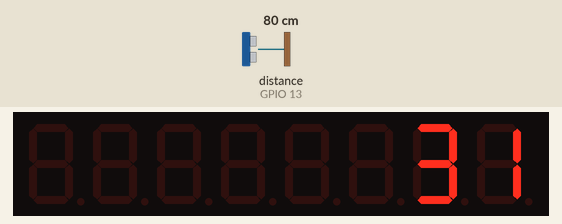
Recording of a sketch running on a simulated ESP8266 (NodeMCU). Parts: 8-digit seven-segment display. The inputs (shaded band) are chosen by the test bench; at power-on: distance to the obstacle (sensor on GPIO 13) 80 cm. The echo pulse lasts 58.3 µs per cm.

Above: at 1.3 s.
1.4 s: distance to the obstacle (sensor on GPIO 13) set to 2 cm
At 2.7 s:
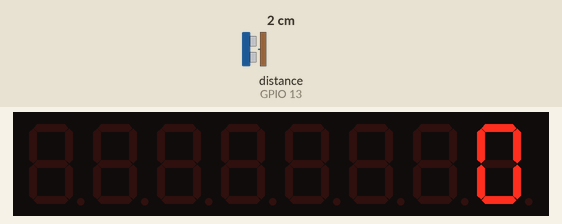
3.0 s: distance to the obstacle (sensor on GPIO 13) set to 4 cm
At 4.2 s:
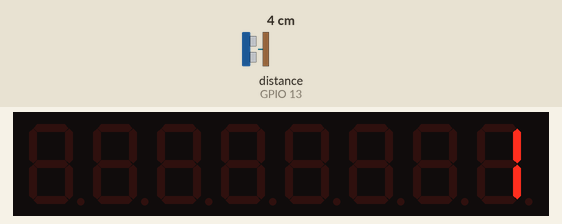
4.5 s: distance to the obstacle (sensor on GPIO 13) set to 9 cm
At 5.5 s:
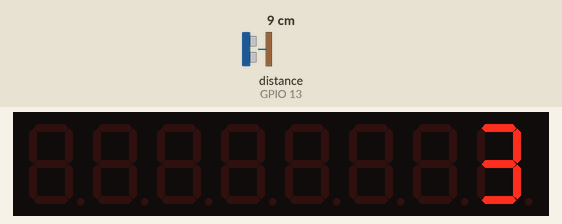
Timing chart, 0 to 7.5 s (numbered marks = the images above; inputs shaded):
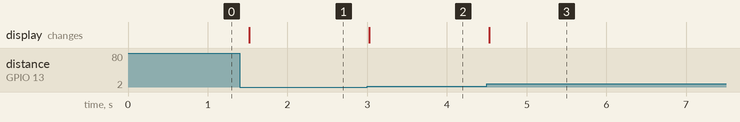

Measured:
- after the input at 1.4 s, the display: changes after 0.12 s (image 1)
- after the input at 3.0 s, the display: changes at once (image 2)
- after the input at 4.5 s, the display: changes at once (image 3)

The sketch:

wemos-esp32-s2.ino
```cpp
//FOR ESP32S2 Mini

#include <Wire.h>
#include <Adafruit_GFX.h>
#include <Adafruit_SSD1306.h>
#include <NewPing.h>
#include <LedControl.h>
// Pin definitions for the ultrasonic sensor on ESP32-S2
#define TRIG_PIN 12    // Set a GPIO pin for TRIG
#define ECHO_PIN 13    // Set a GPIO pin for ECHO
#define MAX_DISTANCE 400  // Maximum distance (in cm) for the sensor to measure

// Create an instance of the NewPing library
NewPing sonar(TRIG_PIN, ECHO_PIN, MAX_DISTANCE);

// MAX7219 8-digit 7-segment display setup
#define DATA_IN   15  // Pin for Data In (DIN) on ESP32-S2
#define CS        14  // Pin for Chip Select (CS) on ESP32-S2
#define CLOCK     16  // Pin for Clock (CLK) on ESP32-S2
#define MAX_DEVICES 1 // If you have multiple 7-segment displays, adjust this number

LedControl lc = LedControl(DATA_IN, CLOCK, CS, MAX_DEVICES);

void setup() {
  // Start serial communication for debugging
  Serial.begin(115200);

  // Initialize the MAX7219 display (clear it)
  for (int i = 0; i < MAX_DEVICES; i++) {
    lc.shutdown(i, false);       // Wake up the display
    lc.setIntensity(i, 8);        // Set brightness (0 is low, 15 is high)
    lc.clearDisplay(i);           // Clear the display at the beginning
  }
}

void loop() {
  String msg = "";
  String unit = "in";
  // Get the distance from the ultrasonic sensor
  unsigned int distance = sonar.ping_in();

  // Display the distance on the MAX7219 8-digit 7-segment display
  // Clear the MAX7219 before displaying new data
  for (int i = 0; i < MAX_DEVICES; i++) {
    lc.clearDisplay(i);
  }

  // Convert distance to string to display on 7-segment
  String distanceStr = String(distance);
  // Reverse the string if the display is upside down
  distanceStr = reverseString(distanceStr); // Reverse string function

  for (int i = 0; i < distanceStr.length(); i++) {
    // Display each character of the distance on the 7-segment display
    lc.setChar(0, i, distanceStr.charAt(i), false); // false to not display leading zeroes
  }

  // Delay for a moment before taking the next measurement
  delay(500);
}

// Function to reverse the string for inverted display
String reverseString(String str) {
  String reversedStr = "";
  for (int i = str.length() - 1; i >= 0; i--) {
    reversedStr += str.charAt(i);
  }
  return reversedStr;
}
```
